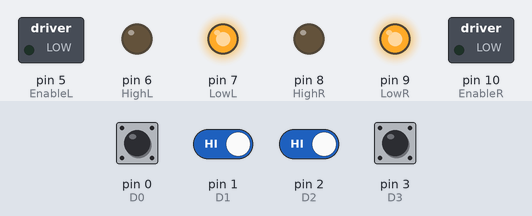
This sketch was run on a simulated Arduino Uno, built with avr-gcc and run on an emulated ATmega328P. On the bench: switched loads named in the sketch (green lamp = pin HIGH), output pins drawn as LEDs (lit = HIGH). The inputs (shaded band) are chosen by the test bench; at power-on: pin 0 (D0), pin 1 (D1), pin 2 (D2), pin 3 (D3) HIGH.

Above: at 1.2 s.
1.3 s: pin 1 (D1) driven LOW and pin 2 (D2) driven LOW
At 3.8 s:
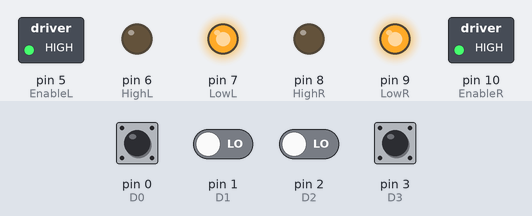
4.3 s: pin 1 (D1) driven HIGH
At 5.5 s:
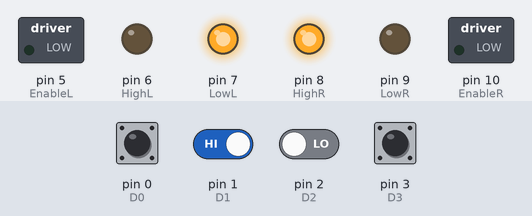
7.3 s: pin 3 (D3) pulled LOW for 0.15 s
At 7.37 s:
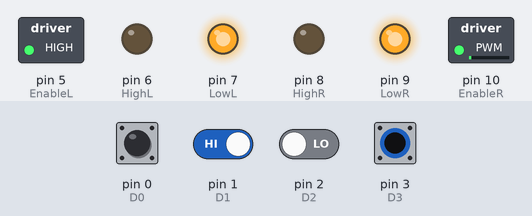
8.9 s: pin 1 (D1) driven LOW
At 10.3 s:
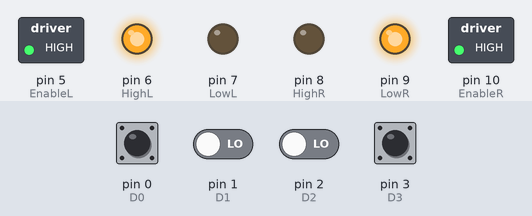
11.9 s: pin 2 (D2) driven HIGH
13.8 s: pin 3 (D3) pulled LOW for 1 s
At 14.6 s:
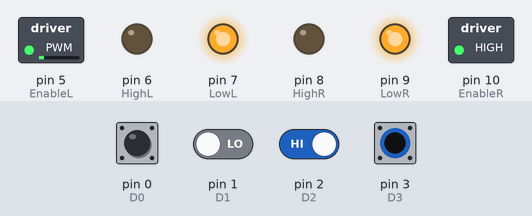
Timing chart, 0 to 16.8 s (numbered marks = the images above; inputs shaded):
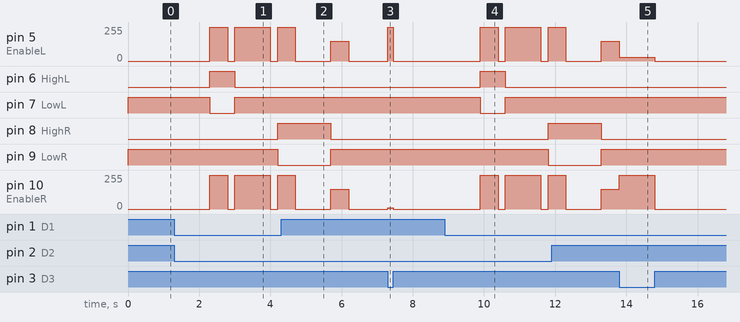

Measured:
- after the input at 1.3 s, pin 5 (EnableL), pin 10 (EnableR): goes 255/255 0.50 s, 0/255 0.20 s, 255/255 1.0 s, 0/255 0.20 s, then 255/255, starting after 1.0 s; pin 6 (HighL): LOW → HIGH after 1.0 s, → LOW 0.70 s later; pin 7 (LowL): HIGH → LOW after 1.0 s, → HIGH 0.70 s later; pin 8 (HighR): LOW → HIGH after 2.9 s; pin 9 (LowR): HIGH → LOW after 2.9 s
- after the input at 4.3 s, pin 6 (HighL): stays LOW (without the input it goes to HIGH after 2.9 s); pin 7 (LowL): stays HIGH (without the input it goes to LOW after 2.9 s)
- after the input at 7.3 s, pin 5 (EnableL): 0/255 → 255/255 at once, → 0/255 0.15 s later; pin 10 (EnableR): 0/255 → 10/255 at once, → 0/255 0.15 s later
- after the input at 8.9 s, pin 5 (EnableL), pin 10 (EnableR): goes 255/255 0.50 s, 0/255 0.20 s, 255/255 1.0 s, 0/255 0.20 s, then 255/255, starting after 1.0 s; pin 6 (HighL): LOW → HIGH after 1.0 s, → LOW 0.70 s later; pin 7 (LowL): HIGH → LOW after 1.0 s, → HIGH 0.70 s later; pin 8 (HighR): LOW → HIGH after 2.9 s; pin 9 (LowR): HIGH → LOW after 2.9 s
- after the input at 13.8 s, pin 5 (EnableL): 150/255 → 30/255 at once, → 0/255 1.0 s later; pin 10 (EnableR): 150/255 → 255/255 at once, → 0/255 1.0 s later

The sketch:

left_continue.ino
```cpp
const int EnableL = 5;
const int HighL = 6;       // LEFT SIDE MOTOR
const int LowL =7;

const int EnableR = 10;
const int HighR = 8;       //RIGHT SIDE MOTOR
const int LowR =9;

const int D0 = 0;       //Raspberry pin 21    LSB
const int D1 = 1;       //Raspberry pin 22
const int D2 = 2;       //Raspberry pin 23
const int D3 = 3;       //Raspberry pin 24    MSB

int a,b,c,d,data;


void setup() {

pinMode(EnableL, OUTPUT);
pinMode(HighL, OUTPUT);
pinMode(LowL, OUTPUT);


pinMode(EnableR, OUTPUT);
pinMode(HighR, OUTPUT);
pinMode(LowR, OUTPUT);

pinMode(D0, INPUT_PULLUP);
pinMode(D1, INPUT_PULLUP);
pinMode(D2, INPUT_PULLUP);
pinMode(D3, INPUT_PULLUP);


}

void Data()
{
   a = digitalRead(D0);
   b = digitalRead(D1);
   c = digitalRead(D2);
   d = digitalRead(D3);

   data = 8*d+4*c+2*b+a;
}

void Forward()
{
  digitalWrite(HighL, LOW);
  digitalWrite(LowL, HIGH);
  analogWrite(EnableL,255);

  digitalWrite(HighR, LOW);
  digitalWrite(LowR, HIGH);
  analogWrite(EnableR,255);

}


void Backward()
{
  digitalWrite(HighL, HIGH);
  digitalWrite(LowL, LOW);
  analogWrite(EnableL,255);

  digitalWrite(HighR, HIGH);
  digitalWrite(LowR, LOW);
  analogWrite(EnableR,255);

}

void Stop()
{
  digitalWrite(HighL, LOW);
  digitalWrite(LowL, HIGH);
  analogWrite(EnableL,0);

  digitalWrite(HighR, LOW);
  digitalWrite(LowR, HIGH);
  analogWrite(EnableR,0);

}

void Left1()
{
  digitalWrite(HighL, LOW);
  digitalWrite(LowL, HIGH);
  analogWrite(EnableL,160);

  digitalWrite(HighR, LOW);
  digitalWrite(LowR, HIGH);
  analogWrite(EnableR,255);

}

void Left2()
{
  digitalWrite(HighL, LOW);
  digitalWrite(LowL, HIGH);
  analogWrite(EnableL,30);

  digitalWrite(HighR, LOW);
  digitalWrite(LowR, HIGH);
  analogWrite(EnableR,255);

}


void Left3()
{
  digitalWrite(HighL, LOW);
  digitalWrite(LowL, HIGH);
  analogWrite(EnableL,10);

  digitalWrite(HighR, LOW);
  digitalWrite(LowR, HIGH);
  analogWrite(EnableR,250);

}

void Right1()
{
  digitalWrite(HighL, LOW);
  digitalWrite(LowL, HIGH);
  analogWrite(EnableL,255);

  digitalWrite(HighR, LOW);
  digitalWrite(LowR, HIGH);
  analogWrite(EnableR,160);

}
void Right2()
{
  digitalWrite(HighL, LOW);
  digitalWrite(LowL, HIGH);
  analogWrite(EnableL,255);

  digitalWrite(HighR, LOW);
  digitalWrite(LowR, HIGH);
  analogWrite(EnableR,30);

}

void Right3()
{
  digitalWrite(HighL, LOW);
  digitalWrite(LowL, HIGH);
  analogWrite(EnableL,255);

  digitalWrite(HighR, LOW);
  digitalWrite(LowR, HIGH);
  analogWrite(EnableR,10);

}

void Object()
{

  analogWrite(EnableL, 0);
  analogWrite(EnableR, 0);            //stop
  delay(1000);

  digitalWrite(HighL, HIGH);
  digitalWrite(LowL, LOW);
  digitalWrite(HighR, LOW);
  digitalWrite(LowR, HIGH);        //left
  analogWrite(EnableL, 255);
  analogWrite(EnableR, 255);
  delay(500);

  analogWrite(EnableL, 0);
  analogWrite(EnableR, 0);            //stop
  delay(200);

  digitalWrite(HighL, LOW);
  digitalWrite(LowL, HIGH);           //forward
  digitalWrite(HighR, LOW);
  digitalWrite(LowR, HIGH);
  analogWrite(EnableL, 255);
  analogWrite(EnableR, 255);
  delay(1000);

  analogWrite(EnableL, 0);           //stop
  analogWrite(EnableR, 0);
  delay(200);

  digitalWrite(HighL, LOW);
  digitalWrite(LowL, HIGH);
  digitalWrite(HighR, HIGH);         //right
  digitalWrite(LowR, LOW);
  analogWrite(EnableL, 255);
  analogWrite(EnableR, 255);
  delay(500);

  analogWrite(EnableL, 0);               //stop
  analogWrite(EnableR, 0);
  delay(1000);


  digitalWrite(HighL, LOW);
  digitalWrite(LowL, HIGH);
  digitalWrite(HighR, LOW);       // forward
  digitalWrite(LowR, HIGH);
  analogWrite(EnableL, 150);
  analogWrite(EnableR, 150);
  delay(500);
}


void loop()
{
  Data();
  if(data==0)
   {
     Forward();
   }

  else if(data==1)
   {
     Right1();
   }

  else if(data==2)
   {
     Right2();
   }

  else if(data==3)
   {
     Right3();
   }

  else if(data==4)
   {
     Left1();
   }

  else if(data==5)
   {
     Left2();
   }

  else if(data==6)
   {
     Left3();
   }

  else if (data==8)
   {
      analogWrite(EnableL, 0);
      analogWrite(EnableR, 0);
      delay(4000);                      // stop sign detection

      analogWrite(EnableL, 150);
      analogWrite(EnableR, 150);
      delay(1000);
   }
   else if (data==9)
   {
     Object();
   }
   else if (data>9)
   {
    Stop();
   }


}
```
